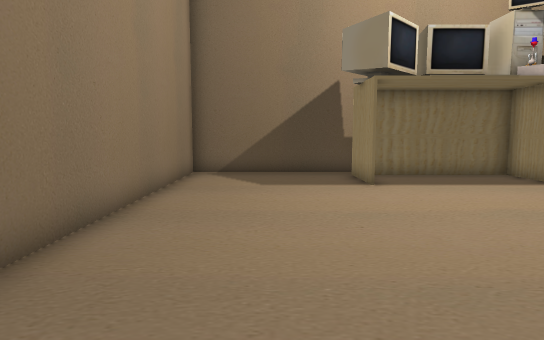
[1] (above)

13 first-person views from a walk through a 3-D level made in the Godot game engine. The camera is 1.5 m above the floor, tilts 6° down and sees 75° across. The floor is counted in squares, 1 m on a side. Each view is taken from the middle of a square. On the plan, view 1 faces up. The plan holds only what a view shows up to about 16 squares ahead; the rest is blank. The place goes on beyond the plan. Flat picture figures and markers are left out. Some surface patterns are stand-ins.

[2]
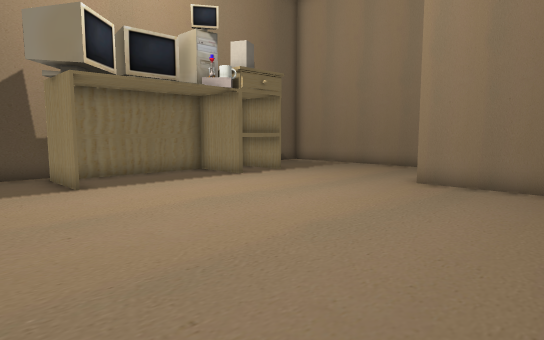

[3]
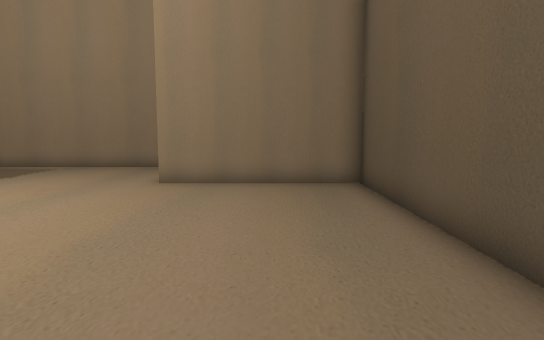

[4]
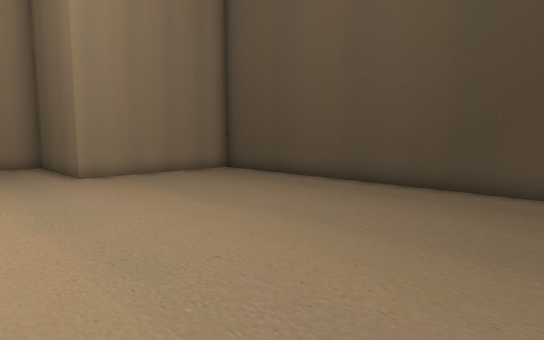

[5]
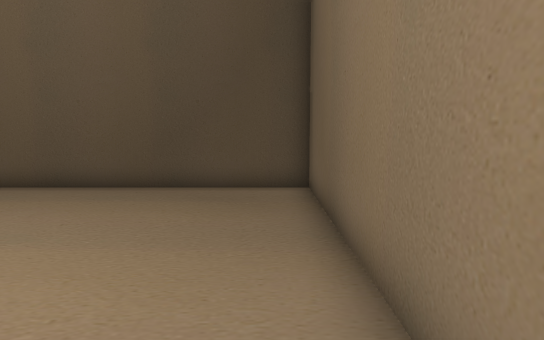

[6]
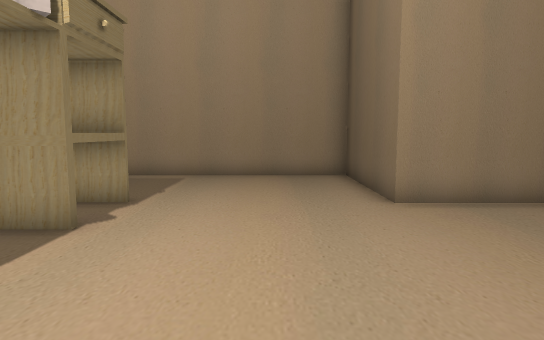

[7]
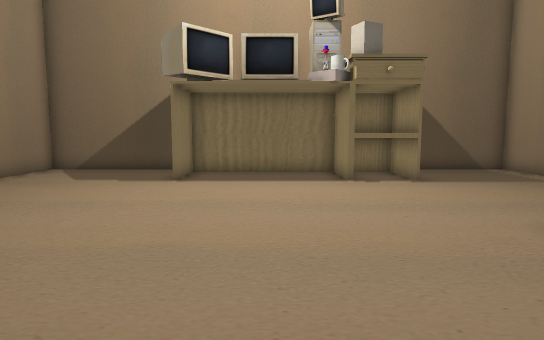

[8]
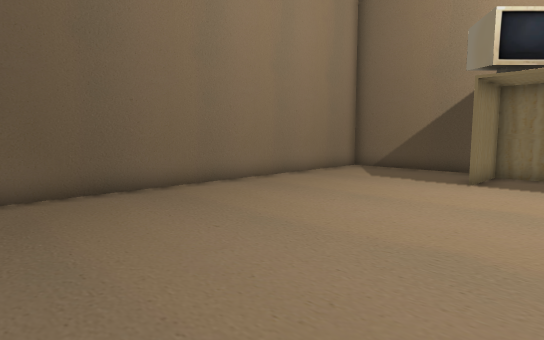

[9]
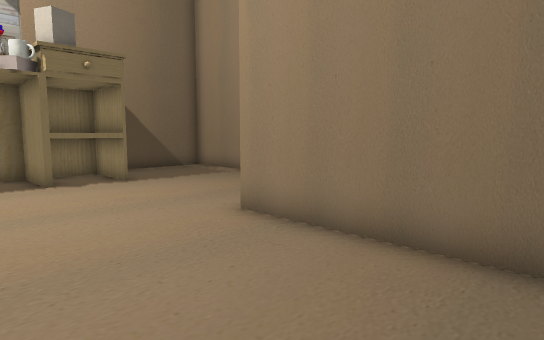

[10]
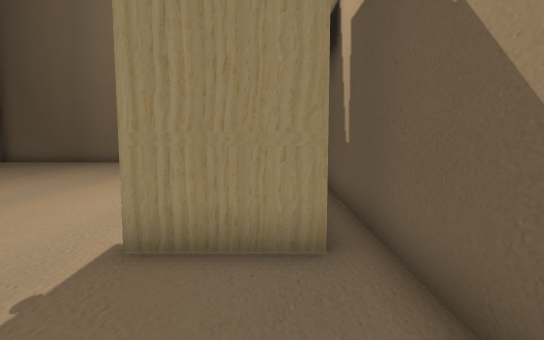

[11]
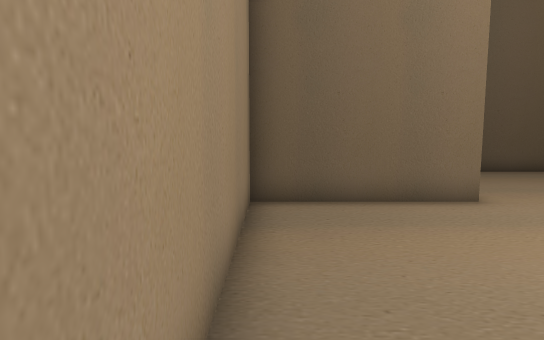

[12]
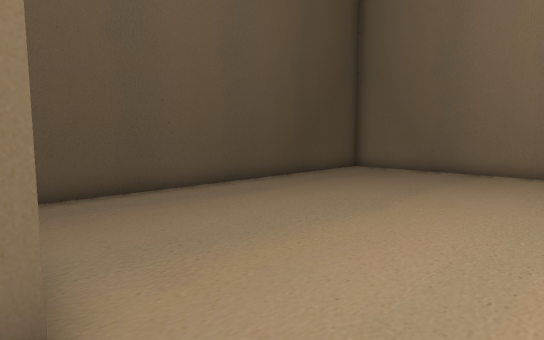

[13]
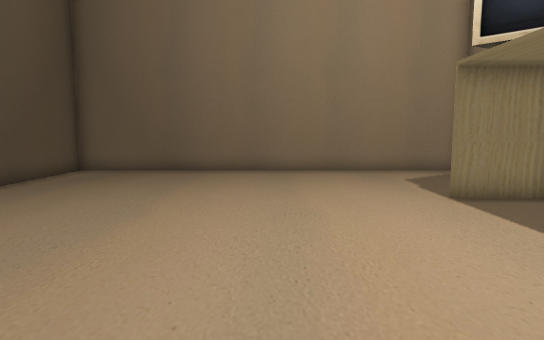

### Floor plan
Points are (right, up) in squares from view 1. A wall is a line through its corners. A room is listed if a view was taken in it or the views show most of it. See-through windows are left out.
Room 1 (views 1, 2, 3, 4, 5, 6, 7, 8, 9, 10, 11, 12, 13)
walls: (2.9, 10.1) (2.9, 12.8); (10.5, 10) (10.5, 12.6); (3.1, 13.5) (-3, 13.5) (-3, -1.6) (10.5, -1.6) (10.5, 4.4) (15.5, 4.4) (15.5, 13.5) (5.5, 13.5); (10.7, 12.8) (10.7, 10.1) (8.4, 10.1) (8.4, 12.6) (3, 12.6) (3, 10.1)

Positions as (right, up) in squares from view 1, and headings:
1: (0, 0), facing up
2: (0, 0), facing up-right
3: (0, 1), facing right
4: (-2, 8), facing down-right
5: (-2, 8), facing down
6: (3, 7), facing right
7: (6, -1), facing up
8: (6, -1), facing up-left
9: (6, -1), facing up-right
10: (15, 12), facing left
11: (15, 12), facing down
12: (11, 7), facing down-left
13: (11, 6), facing left
